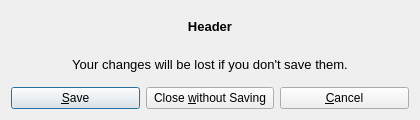
<?xml version="1.0" encoding="UTF-8"?>
<ui version="4.0">
 <class>SavePopupDialog</class>
 <widget class="QDialog" name="SavePopupDialog">
  <property name="windowModality">
   <enum>Qt::ApplicationModal</enum>
  </property>
  <property name="geometry">
   <rect>
    <x>0</x>
    <y>0</y>
    <width>420</width>
    <height>120</height>
   </rect>
  </property>
  <property name="sizePolicy">
   <sizepolicy hsizetype="Fixed" vsizetype="Fixed">
    <horstretch>0</horstretch>
    <verstretch>0</verstretch>
   </sizepolicy>
  </property>
  <property name="windowTitle">
   <string>Dialog</string>
  </property>
  <layout class="QVBoxLayout" name="verticalLayout_2">
   <item>
    <layout class="QVBoxLayout" name="verticalLayout">
     <item>
      <widget class="QLabel" name="header">
       <property name="text">
        <string>&lt;html&gt;&lt;head/&gt;&lt;body&gt;&lt;p&gt;&lt;span style=&quot; font-size:10pt; font-weight:600;&quot;&gt;Header&lt;/span&gt;&lt;/p&gt;&lt;/body&gt;&lt;/html&gt;</string>
       </property>
       <property name="alignment">
        <set>Qt::AlignCenter</set>
       </property>
      </widget>
     </item>
     <item>
      <widget class="QLabel" name="body">
       <property name="text">
        <string>&lt;html&gt;&lt;head/&gt;&lt;body&gt;&lt;p&gt;&lt;span style=&quot; font-size:10pt;&quot;&gt;Your changes will be lost if you don't save them.&lt;/span&gt;&lt;/p&gt;&lt;/body&gt;&lt;/html&gt;</string>
       </property>
       <property name="alignment">
        <set>Qt::AlignCenter</set>
       </property>
      </widget>
     </item>
    </layout>
   </item>
   <item>
    <layout class="QHBoxLayout" name="horizontalLayout_2">
     <item>
      <widget class="QPushButton" name="btnSave">
       <property name="toolTip">
        <string/>
       </property>
       <property name="text">
        <string>&amp;Save</string>
       </property>
       <property name="shortcut">
        <string>S, Ctrl+S</string>
       </property>
      </widget>
     </item>
     <item>
      <widget class="QPushButton" name="btnClose">
       <property name="text">
        <string>Close &amp;without Saving</string>
       </property>
       <property name="shortcut">
        <string>W, Ctrl+W</string>
       </property>
      </widget>
     </item>
     <item>
      <widget class="QPushButton" name="btnCancel">
       <property name="text">
        <string>&amp;Cancel</string>
       </property>
       <property name="shortcut">
        <string>C, Ctrl+C</string>
       </property>
      </widget>
     </item>
    </layout>
   </item>
  </layout>
 </widget>
 <resources/>
 <connections/>
</ui>
